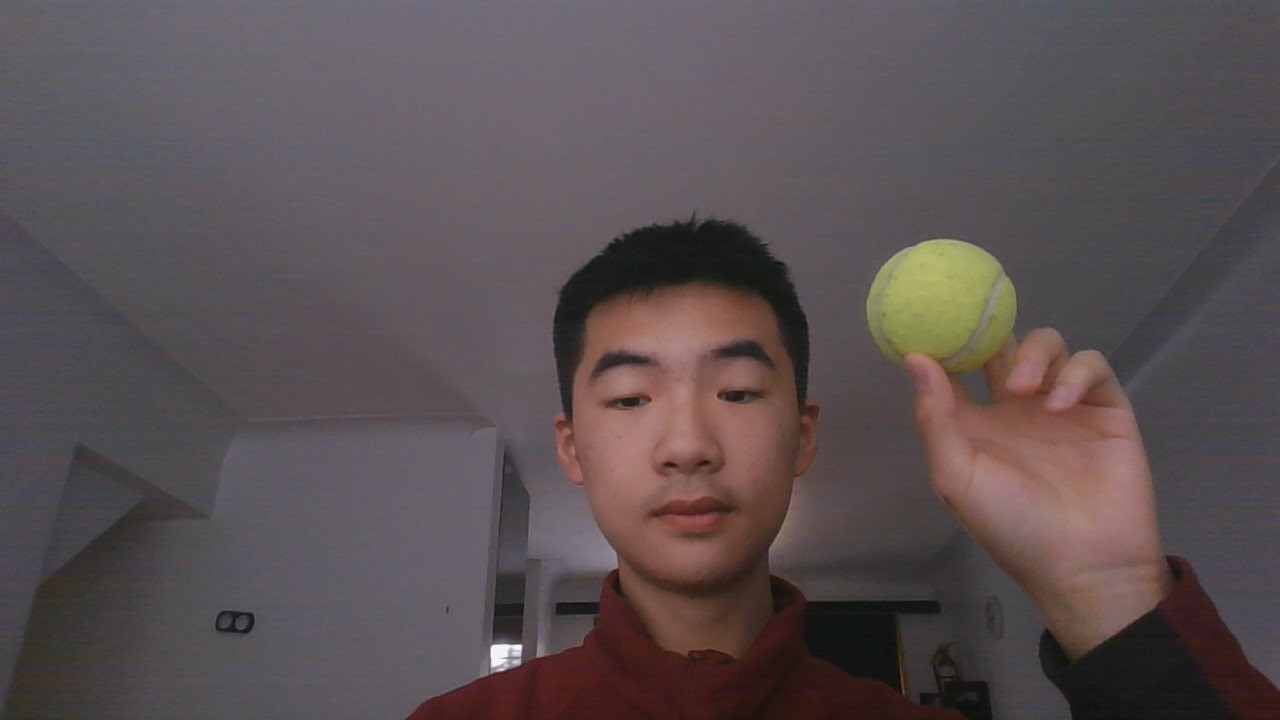
#> input picture openCV learning/data/camTennis.jpg, 1280 x 720 px, given in place of the camera
$ python StreamContourCircles.py
#> lines starting #> are read from the running program, lines starting #| are printed output that depends on the picture; after the words box and inside, x2 and y2 are one past the last pixel; in counts of white or black regions, pixels touching at a corner belong together
import cv2
from cv2 import cvtColor
import numpy as np
 #night tune:
#lower = np.array([18,45,74])
#upper = np.array([62,255,255])

#glass table snowmy morning

# lower = np.array([20, 30, 100])
# upper = np.array([67, 255, 255])

# dinner table facing kitchen.
lower = np.array([20,46,65])
upper = np.array([87,255,255])
cam = cv2.VideoCapture(0)

# [4 lines of commented-out code are left out]


frames = 0
while True:
    result, image = cam.read()
#> image is the input picture: shape (720, 1280, 3); mean B, G, R 82, 80.2, 90.1

    if result:


        hsv = cv2.cvtColor(image,cv2.COLOR_BGR2HSV)
#> hsv: shape (720, 1280, 3); mean H, S, V 107, 37.4, 91.9


        mask = cv2.inRange(hsv,lower,upper )
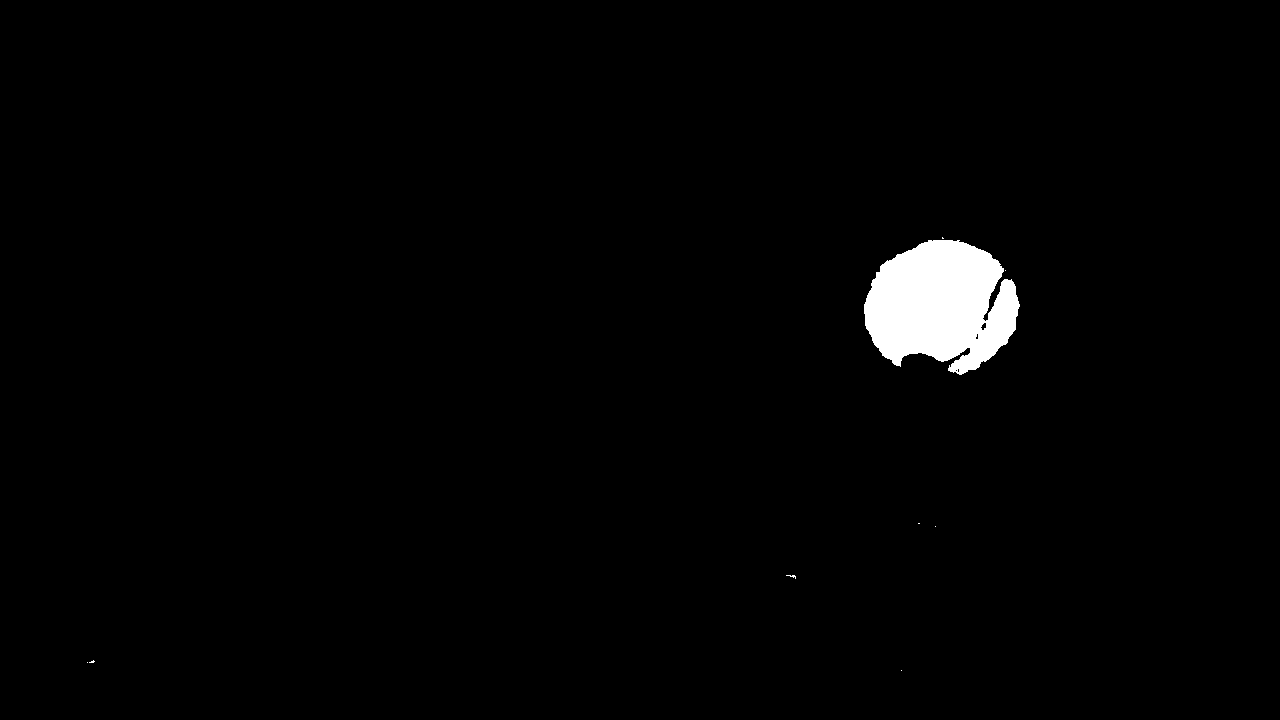
#> mask: shape (720, 1280); 1.6% white; 9 white regions (8 under 20 px), largest, box (x1, y1, x2, y2) and area: (864, 240, 1020, 375) 15102


        # [4 lines of commented-out code are left out]
        gau = cv2.GaussianBlur(mask,(23,23),0)
        # blurred = cv2.blur(mask,(5,5))
        T, thresh = cv2.threshold(gau, 90, 255, cv2.THRESH_BINARY)
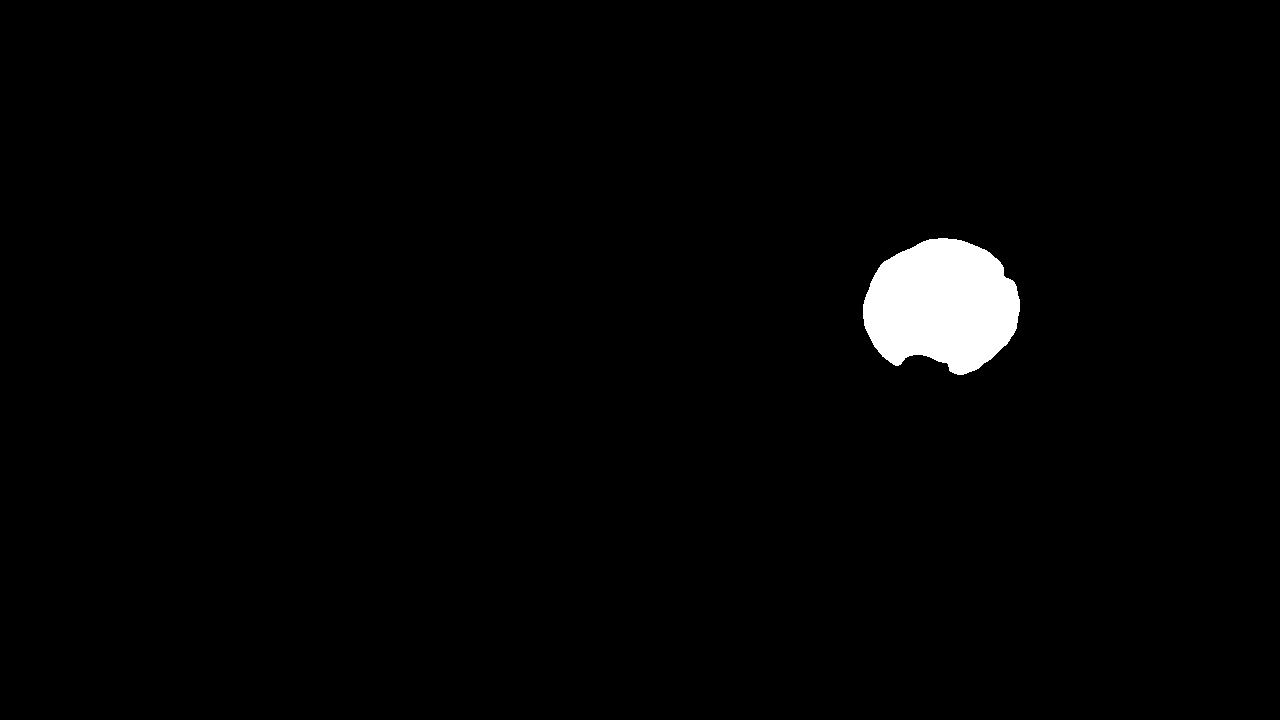
#> thresh: shape (720, 1280); 1.7% white; 1 white region


        contours, hierarchy = cv2.findContours(thresh,cv2.RETR_TREE,cv2.CHAIN_APPROX_SIMPLE)
#> contours = 1 contour; box (x1, y1, x2, y2) and area: (863, 238, 1020, 375) 15833
        img = cvtColor(thresh, cv2.COLOR_GRAY2BGR)
#> img: shape (720, 1280, 3); 1.7% white; 1 white region, box (x1, y1, x2, y2) and area: (863, 238, 1020, 375) 16048
        for c in contours:
            # calculate moments for each contour
            M = cv2.moments(c)

            # calculate x,y coordinate of center
            if M["m00"] != 0:
                cX = int(M["m10"] / M["m00"])
                cY = int(M["m01"] / M["m00"])
                cv2.circle(img, (cX, cY), 5, (255, 255, 0), -1)
                cv2.putText(img, "centroid", (cX - 25, cY - 25),cv2.FONT_HERSHEY_SIMPLEX, 0.5, (255, 255, 0), 2)
#> this loop made 1 pass
#> (cX, cY) on pass 1: (941, 305)
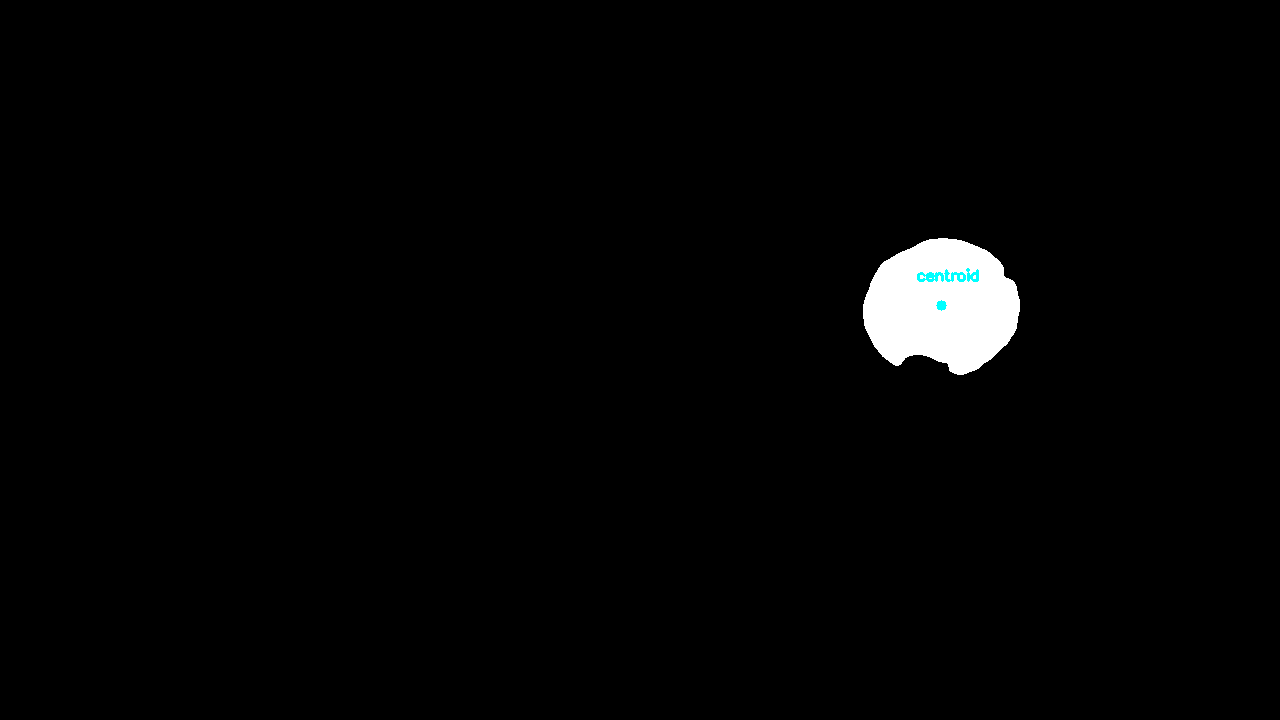
#> img: shape (720, 1280, 3); mean B, G, R 4.4, 4.4, 4.3

                # set values as what you need in the situation


            # print(cX,cY)
            # display the image
        cv2.imshow("frame", image)
        cv2.imshow("Image", img)
        k = cv2.waitKey(10)
#> (key Esc is pressed here)
        if k==113:
            break

    else:
        print("error")
        break
# [20 lines of commented-out code are left out]


cv2.destroyAllWindows()

$ run again, on openCV learning/data/cam_Tennis.jpg
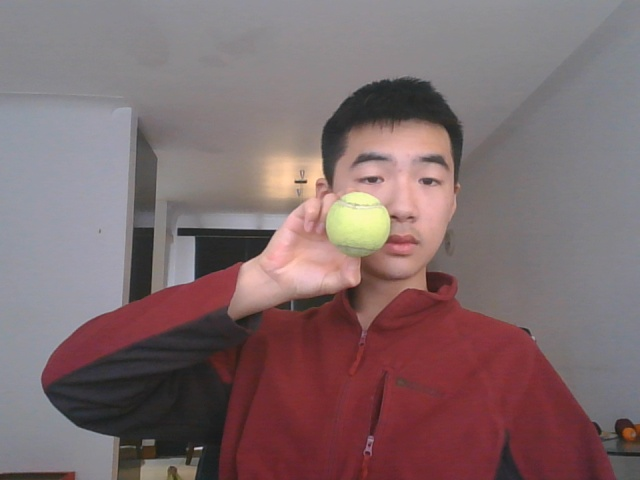
#> input picture openCV learning/data/cam_Tennis.jpg, 640 x 480 px, given in place of the camera
#> image is the input picture: shape (480, 640, 3); mean B, G, R 109, 107, 127.8
#> hsv: shape (480, 640, 3); mean H, S, V 109, 51.9, 130.4
#> `mask = cv2.inRange(hsv,lower,upper )`:
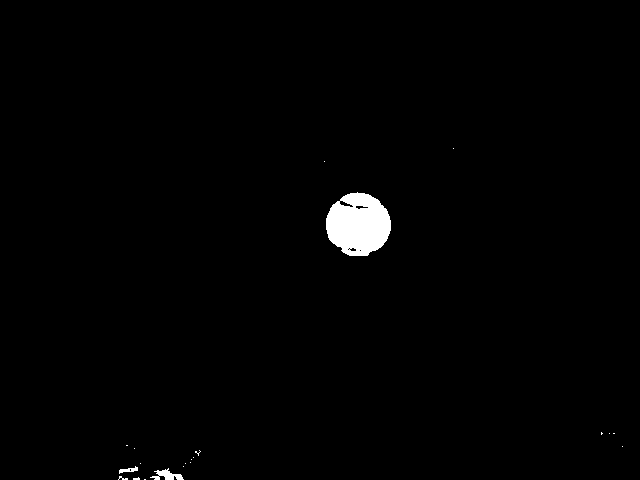
#> mask: shape (480, 640); 1.1% white; 21 white regions (18 under 20 px), largest, box (x1, y1, x2, y2) and area: (326, 192, 391, 256) 3116, (150, 468, 184, 480) 196, (119, 466, 138, 474) 69
#> thresh: shape (480, 640); 1.2% white; 2 white regions
#> contours = 2 contours; box (x1, y1, x2, y2) and area: (325, 192, 392, 257) 3322, (153, 469, 183, 480) 214
#> the loop `for c in contours:` made 2 passes
#> (cX, cY) on passes 1 to 2: (166, 474), (357, 224)
#> after the loop `for c in contours:`:
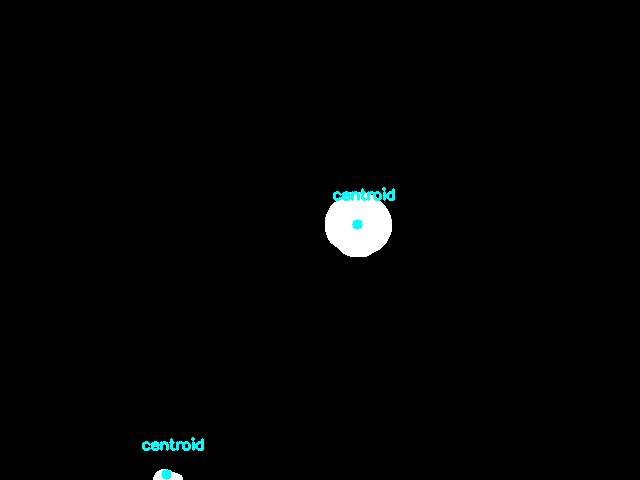
#> img: shape (480, 640, 3); mean B, G, R 3.6, 3.6, 2.7
